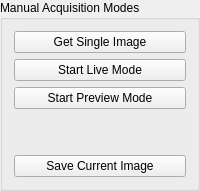
             <widget class="QGroupBox" name="groupBox_17">
              <property name="sizePolicy">
               <sizepolicy hsizetype="Preferred" vsizetype="Preferred">
                <horstretch>0</horstretch>
                <verstretch>0</verstretch>
               </sizepolicy>
              </property>
              <property name="title">
               <string>Manual Acquisition Modes</string>
              </property>
              <layout class="QVBoxLayout" name="verticalLayout_53">
               <item>
                <widget class="QPushButton" name="pushButton_acqGetSingleImage">
                 <property name="sizePolicy">
                  <sizepolicy hsizetype="Minimum" vsizetype="Fixed">
                   <horstretch>0</horstretch>
                   <verstretch>0</verstretch>
                  </sizepolicy>
                 </property>
                 <property name="toolTip">
                  <string>Start single image acquisition</string>
                 </property>
                 <property name="text">
                  <string>Get Single Image</string>
                 </property>
                 <property name="shortcut">
                  <string>Ctrl+I</string>
                 </property>
                </widget>
               </item>
               <item>
                <widget class="QPushButton" name="pushButton_acqStartLiveMode">
                 <property name="sizePolicy">
                  <sizepolicy hsizetype="Preferred" vsizetype="Fixed">
                   <horstretch>0</horstretch>
                   <verstretch>0</verstretch>
                  </sizepolicy>
                 </property>
                 <property name="toolTip">
                  <string>Start live mode</string>
                 </property>
                 <property name="text">
                  <string>Start Live Mode</string>
                 </property>
                 <property name="shortcut">
                  <string>Ctrl+L</string>
                 </property>
                </widget>
               </item>
               <item>
                <widget class="QPushButton" name="pushButton_acqStartPreviewMode">
                 <property name="sizePolicy">
                  <sizepolicy hsizetype="Preferred" vsizetype="Fixed">
                   <horstretch>0</horstretch>
                   <verstretch>0</verstretch>
                  </sizepolicy>
                 </property>
                 <property name="toolTip">
                  <string>Start preview mode</string>
                 </property>
                 <property name="text">
                  <string>Start Preview Mode</string>
                 </property>
                 <property name="shortcut">
                  <string>Ctrl+P</string>
                 </property>
                </widget>
               </item>
               <item>
                <spacer name="verticalSpacer_2">
                 <property name="orientation">
                  <enum>Qt::Vertical</enum>
                 </property>
                 <property name="sizeHint" stdset="0">
                  <size>
                   <width>20</width>
                   <height>40</height>
                  </size>
                 </property>
                </spacer>
               </item>
               <item>
                <widget class="QPushButton" name="pushButton_acqSaveSingleImage">
                 <property name="sizePolicy">
                  <sizepolicy hsizetype="Minimum" vsizetype="Fixed">
                   <horstretch>0</horstretch>
                   <verstretch>0</verstretch>
                  </sizepolicy>
                 </property>
                 <property name="toolTip">
                  <string>Save single image</string>
                 </property>
                 <property name="text">
                  <string>Save Current Image</string>
                 </property>
                </widget>
               </item>
              </layout>
             </widget>
